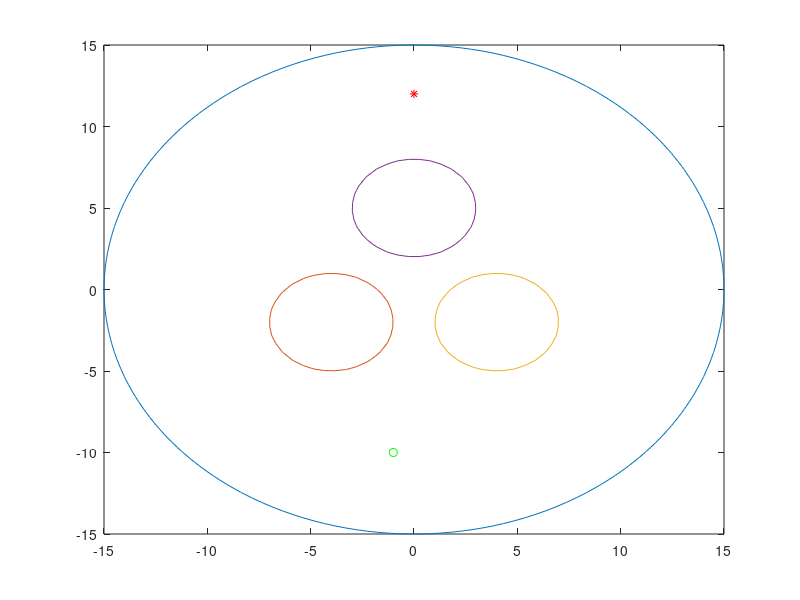

Recreate this plot in MATLAB. (Note: this script raises an error after producing the figure.)
function navigationFunc
%% world and obstacle definition

% global world definition
% [ xi,yi,ri ; ...]
global world;
% simple case
% world = [0 0 15; 1 1 2; -5 -7 3 ];
% composed case
% world = [0 0 15; -3 -6 2; 2 1 3; -3 7 2];
% local minimum
world = [0 0 15; -4 -2 3; 4 -2 3; 0 5 3];
% last case
% world = [0 0 15; 0,0,3];

noOfObs = size(world,1);

% plot the world and obstacles
for i = 1:noOfObs
[s,r] = sprintf('(x - %f)^2 + (y - %f)^2 - (%f)^2',world(i,1)...
    ,world(i,2),world(i,3));
ezplot(s,[-15 15 -15 15]);
hold on
end
title('');xlabel(''); ylabel('');


%% robot and goal pose definition

global myrobot,
global goal,
global epsilon;

epsilon = 1e-5;
% simple case
% myrobot = [-3 -11];
% goal = [-1 5];
% composed case
% myrobot = [-3 -11];
% goal = [-1 12];
% local minimum case
myrobot = [-1 -10];
goal = [0 12];
% last case
% myrobot = [0 -11];
% goal = [0 12];


plot(myrobot(1),myrobot(2),'go');
hold on
plot(goal(1),goal(2),'r*');
hold on

%% nav function parameters
global K, % K for navigation

K = 3;

%% call navigation function with ode
tsp = [0 1e25];

options = odeset('Event',@navEventFunc);
tic
[T,Y] = ode45(@navGrad,tsp,myrobot,options);
toc
%% plot results
plot(Y(:,1),Y(:,2),'g','LineWidth',2);

plotNavigation();

end